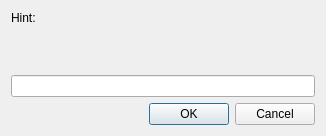
<?xml version="1.0" encoding="UTF-8"?>
<ui version="4.0">
 <class>WizLineInputDialog</class>
 <widget class="QDialog" name="WizLineInputDialog">
  <property name="geometry">
   <rect>
    <x>0</x>
    <y>0</y>
    <width>326</width>
    <height>136</height>
   </rect>
  </property>
  <property name="sizePolicy">
   <sizepolicy hsizetype="Preferred" vsizetype="Preferred">
    <horstretch>0</horstretch>
    <verstretch>0</verstretch>
   </sizepolicy>
  </property>
  <property name="windowTitle">
   <string notr="true">Input</string>
  </property>
  <layout class="QVBoxLayout" name="verticalLayout">
   <item>
    <widget class="QLabel" name="labelHint">
     <property name="text">
      <string notr="true">Hint:</string>
     </property>
     <property name="alignment">
      <set>Qt::AlignLeading|Qt::AlignLeft|Qt::AlignTop</set>
     </property>
     <property name="wordWrap">
      <bool>true</bool>
     </property>
     <property name="buddy">
      <cstring>editInput</cstring>
     </property>
    </widget>
   </item>
   <item>
    <widget class="QLineEdit" name="editInput"/>
   </item>
   <item>
    <widget class="QDialogButtonBox" name="buttonBox">
     <property name="orientation">
      <enum>Qt::Horizontal</enum>
     </property>
     <property name="standardButtons">
      <set>QDialogButtonBox::Cancel|QDialogButtonBox::Ok</set>
     </property>
    </widget>
   </item>
  </layout>
 </widget>
 <tabstops>
  <tabstop>editInput</tabstop>
 </tabstops>
 <resources/>
 <connections>
  <connection>
   <sender>buttonBox</sender>
   <signal>accepted()</signal>
   <receiver>WizLineInputDialog</receiver>
   <slot>accept()</slot>
   <hints>
    <hint type="sourcelabel">
     <x>248</x>
     <y>254</y>
    </hint>
    <hint type="destinationlabel">
     <x>157</x>
     <y>274</y>
    </hint>
   </hints>
  </connection>
  <connection>
   <sender>buttonBox</sender>
   <signal>rejected()</signal>
   <receiver>WizLineInputDialog</receiver>
   <slot>reject()</slot>
   <hints>
    <hint type="sourcelabel">
     <x>316</x>
     <y>260</y>
    </hint>
    <hint type="destinationlabel">
     <x>286</x>
     <y>274</y>
    </hint>
   </hints>
  </connection>
 </connections>
</ui>
